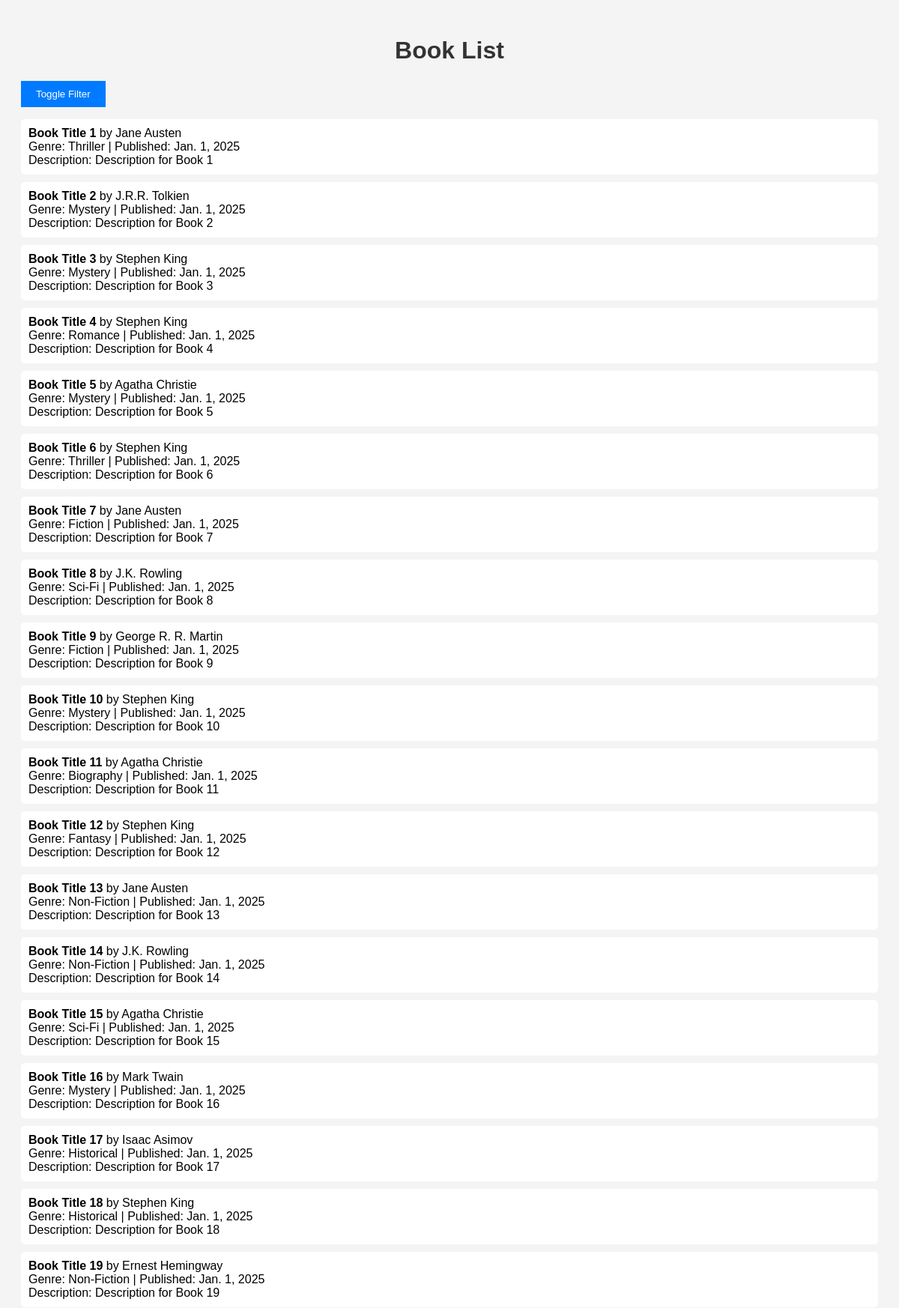
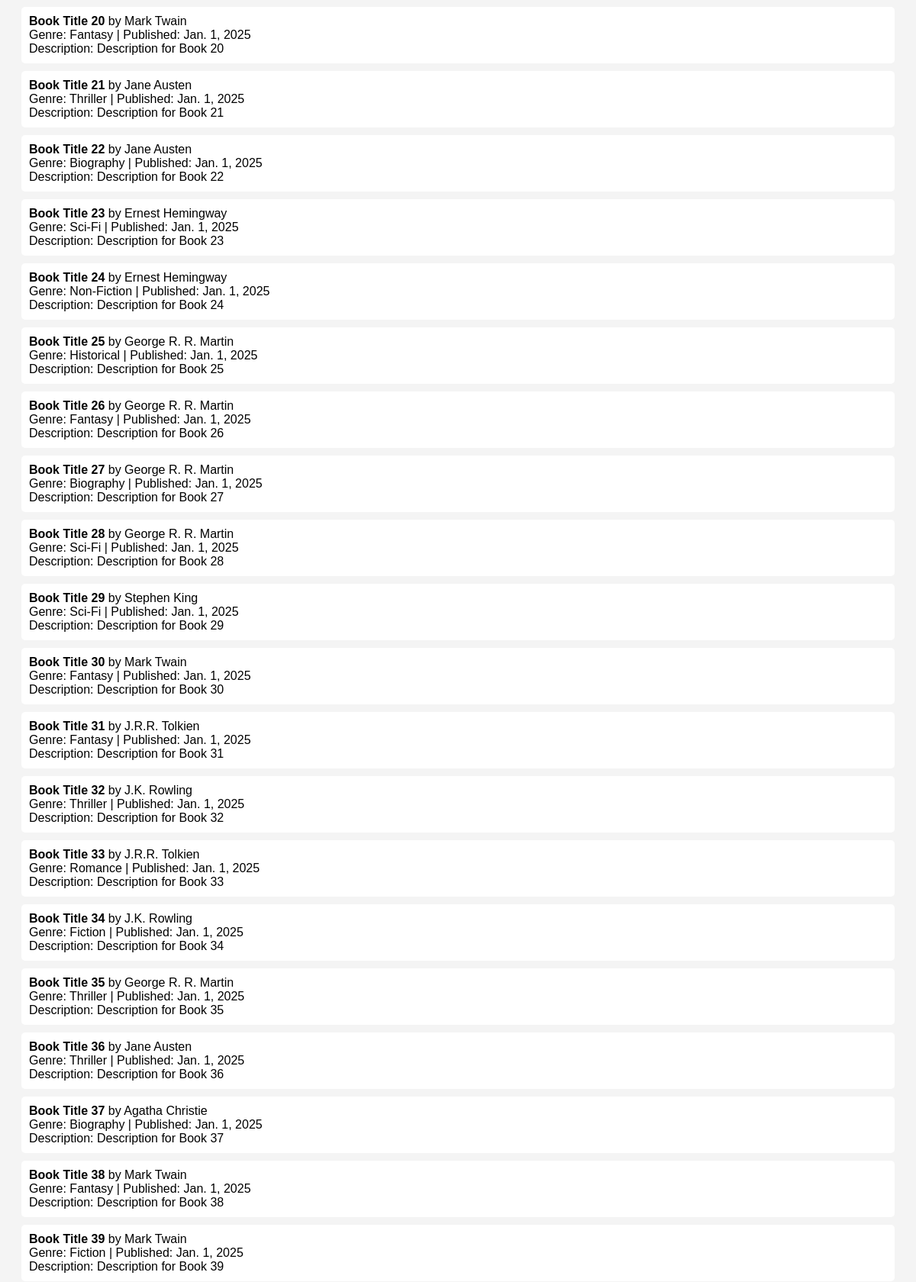
The page /books/ (upper part) on the database its author committed (2 pictures, top to bottom).
### books/models.py (models this page shows, shortened)
class Book(models.Model):
    title = models.CharField(max_length=200)
    author = models.CharField(max_length=100)
    genre = models.CharField(max_length=50)
    publish_date = models.DateField()
    description = models.TextField()

### books/views.py (the view)
# urls.py: path('', views.book_list, name='book_list'),
def book_list(request):
    books = Book.objects.all()
    title_filter = request.GET.get('title')
    author_filter = request.GET.get('author')
    genre_filter = request.GET.get('genre')
    publish_date_filter = request.GET.get('publish_date')
    if title_filter:
        books = books.filter(title__icontains=title_filter)
    if author_filter:
        books = books.filter(author__icontains=author_filter)
    if genre_filter:
        books = books.filter(genre__icontains=genre_filter)
    if publish_date_filter:
        try:
            publish_date = datetime.strptime(publish_date_filter, "%Y-%m-%d")
            books = books.filter(publish_date=publish_date)
        except ValueError:
            pass  # If date is not valid, it will be ignored
    return render(request, 'books/book_list.html', {
        'books': books,
        'title_filter': title_filter,
        'author_filter': author_filter,
        'genre_filter': genre_filter,
        'publish_date_filter': publish_date_filter
    })

### books/templates/books/book_list.html (shortened to what this page needs)
<!DOCTYPE html>
<html lang="en">
<head>
    {% load static %}
    <link rel="stylesheet" href="{% static 'books/styles.css' %}">
</head>
<body>
    <h1>Book List</h1>
    <button onclick="toggleFilterForm()">Toggle Filter</button>
    <ul>
        {% for book in books %}
            <li>
                <strong>{{ book.title }}</strong> by {{ book.author }}<br>
                Genre: {{ book.genre }} | Published: {{ book.publish_date }}<br>
                Description: {{ book.description }}
            </li>
        {% empty %}
            <li>No books available.</li>
        {% endfor %}
    </ul>
</body>
</html>

### books/static/books/styles.css (style rules this page uses)
body { font-family: Arial, sans-serif; padding: 20px; background-color: #f4f4f4; }
h1 { text-align: center; color: #333; }
button { background-color: #007bff; color: white; padding: 10px 20px; border: none; cursor: pointer; }
ul { list-style-type: none; padding: 0; }
ul li { background: #fff; padding: 10px; margin: 10px 0; border-radius: 5px; }

### rows shown on the page
Book: title "Book Title 1", author "Jane Austen", genre "Thriller", publish_date "Jan. 1, 2025", description "Description for Book 1"
Book: title "Book Title 2", author "J.R.R. Tolkien", genre "Mystery", publish_date "Jan. 1, 2025", description "Description for Book 2"
Book: title "Book Title 3", author "Stephen King", genre "Mystery", publish_date "Jan. 1, 2025", description "Description for Book 3"
Book: title "Book Title 4", author "Stephen King", genre "Romance", publish_date "Jan. 1, 2025", description "Description for Book 4"
Book: title "Book Title 5", author "Agatha Christie", genre "Mystery", publish_date "Jan. 1, 2025", description "Description for Book 5"
Book: title "Book Title 6", author "Stephen King", genre "Thriller", publish_date "Jan. 1, 2025", description "Description for Book 6"
Book: title "Book Title 7", author "Jane Austen", genre "Fiction", publish_date "Jan. 1, 2025", description "Description for Book 7"
Book: title "Book Title 8", author "J.K. Rowling", genre "Sci-Fi", publish_date "Jan. 1, 2025", description "Description for Book 8"
Book: title "Book Title 9", author "George R. R. Martin", genre "Fiction", publish_date "Jan. 1, 2025", description "Description for Book 9"
Book: title "Book Title 10", author "Stephen King", genre "Mystery", publish_date "Jan. 1, 2025", description "Description for Book 10"
Book: title "Book Title 11", author "Agatha Christie", genre "Biography", publish_date "Jan. 1, 2025", description "Description for Book 11"
Book: title "Book Title 12", author "Stephen King", genre "Fantasy", publish_date "Jan. 1, 2025", description "Description for Book 12"
Book: title "Book Title 13", author "Jane Austen", genre "Non-Fiction", publish_date "Jan. 1, 2025", description "Description for Book 13"
Book: title "Book Title 14", author "J.K. Rowling", genre "Non-Fiction", publish_date "Jan. 1, 2025", description "Description for Book 14"
Book: title "Book Title 15", author "Agatha Christie", genre "Sci-Fi", publish_date "Jan. 1, 2025", description "Description for Book 15"
Book: title "Book Title 16", author "Mark Twain", genre "Mystery", publish_date "Jan. 1, 2025", description "Description for Book 16"
Book: title "Book Title 17", author "Isaac Asimov", genre "Historical", publish_date "Jan. 1, 2025", description "Description for Book 17"
Book: title "Book Title 18", author "Stephen King", genre "Historical", publish_date "Jan. 1, 2025", description "Description for Book 18"
Book: title "Book Title 19", author "Ernest Hemingway", genre "Non-Fiction", publish_date "Jan. 1, 2025", description "Description for Book 19"
Book: title "Book Title 20", author "Mark Twain", genre "Fantasy", publish_date "Jan. 1, 2025", description "Description for Book 20"
Book: title "Book Title 21", author "Jane Austen", genre "Thriller", publish_date "Jan. 1, 2025", description "Description for Book 21"
Book: title "Book Title 22", author "Jane Austen", genre "Biography", publish_date "Jan. 1, 2025", description "Description for Book 22"
Book: title "Book Title 23", author "Ernest Hemingway", genre "Sci-Fi", publish_date "Jan. 1, 2025", description "Description for Book 23"
Book: title "Book Title 24", author "Ernest Hemingway", genre "Non-Fiction", publish_date "Jan. 1, 2025", description "Description for Book 24"
Book: title "Book Title 25", author "George R. R. Martin", genre "Historical", publish_date "Jan. 1, 2025", description "Description for Book 25"
Book: title "Book Title 26", author "George R. R. Martin", genre "Fantasy", publish_date "Jan. 1, 2025", description "Description for Book 26"
Book: title "Book Title 27", author "George R. R. Martin", genre "Biography", publish_date "Jan. 1, 2025", description "Description for Book 27"
Book: title "Book Title 28", author "George R. R. Martin", genre "Sci-Fi", publish_date "Jan. 1, 2025", description "Description for Book 28"
Book: title "Book Title 29", author "Stephen King", genre "Sci-Fi", publish_date "Jan. 1, 2025", description "Description for Book 29"
Book: title "Book Title 30", author "Mark Twain", genre "Fantasy", publish_date "Jan. 1, 2025", description "Description for Book 30"
Book: title "Book Title 31", author "J.R.R. Tolkien", genre "Fantasy", publish_date "Jan. 1, 2025", description "Description for Book 31"
Book: title "Book Title 32", author "J.K. Rowling", genre "Thriller", publish_date "Jan. 1, 2025", description "Description for Book 32"
Book: title "Book Title 33", author "J.R.R. Tolkien", genre "Romance", publish_date "Jan. 1, 2025", description "Description for Book 33"
Book: title "Book Title 34", author "J.K. Rowling", genre "Fiction", publish_date "Jan. 1, 2025", description "Description for Book 34"
Book: title "Book Title 35", author "George R. R. Martin", genre "Thriller", publish_date "Jan. 1, 2025", description "Description for Book 35"
Book: title "Book Title 36", author "Jane Austen", genre "Thriller", publish_date "Jan. 1, 2025", description "Description for Book 36"
Book: title "Book Title 37", author "Agatha Christie", genre "Biography", publish_date "Jan. 1, 2025", description "Description for Book 37"
Book: title "Book Title 38", author "Mark Twain", genre "Fantasy", publish_date "Jan. 1, 2025", description "Description for Book 38"
Book: title "Book Title 39", author "Mark Twain", genre "Fiction", publish_date "Jan. 1, 2025", description "Description for Book 39"
